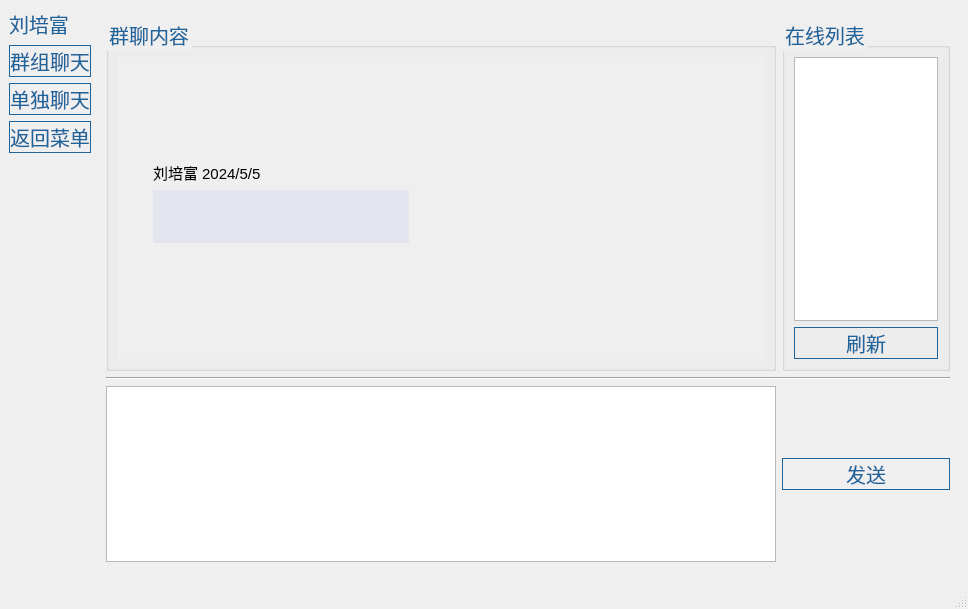
<?xml version="1.0" encoding="UTF-8"?>
<ui version="4.0">
 <class>mainWindow</class>
 <widget class="QMainWindow" name="mainWindow">
  <property name="geometry">
   <rect>
    <x>0</x>
    <y>0</y>
    <width>968</width>
    <height>609</height>
   </rect>
  </property>
  <property name="windowTitle">
   <string>聊天</string>
  </property>
  <property name="styleSheet">
   <string notr="true">*{  
    font-family:微软雅黑;
    font-size:20px;
    color: #1d649c;
}
QPushButton{
	border:1px solid #1d649c;
}
QPushButton:hover{
	color: rgb(85, 255, 255);
}
</string>
  </property>
  <widget class="QWidget" name="centralwidget">
   <layout class="QHBoxLayout" name="horizontalLayout_3">
    <item>
     <layout class="QVBoxLayout" name="verticalLayout">
      <item>
       <widget class="QLabel" name="label">
        <property name="text">
         <string>刘培富</string>
        </property>
       </widget>
      </item>
      <item>
       <widget class="QPushButton" name="pushButton_ChatList">
        <property name="sizePolicy">
         <sizepolicy hsizetype="Fixed" vsizetype="Fixed">
          <horstretch>0</horstretch>
          <verstretch>0</verstretch>
         </sizepolicy>
        </property>
        <property name="text">
         <string>群组聊天</string>
        </property>
       </widget>
      </item>
      <item>
       <widget class="QPushButton" name="pushButton_MyFriend">
        <property name="sizePolicy">
         <sizepolicy hsizetype="Fixed" vsizetype="Fixed">
          <horstretch>0</horstretch>
          <verstretch>0</verstretch>
         </sizepolicy>
        </property>
        <property name="text">
         <string>单独聊天</string>
        </property>
       </widget>
      </item>
      <item>
       <widget class="QPushButton" name="pushButton_Exit">
        <property name="sizePolicy">
         <sizepolicy hsizetype="Fixed" vsizetype="Fixed">
          <horstretch>0</horstretch>
          <verstretch>0</verstretch>
         </sizepolicy>
        </property>
        <property name="text">
         <string>返回菜单</string>
        </property>
       </widget>
      </item>
      <item>
       <spacer name="verticalSpacer">
        <property name="orientation">
         <enum>Qt::Vertical</enum>
        </property>
        <property name="sizeHint" stdset="0">
         <size>
          <width>20</width>
          <height>40</height>
         </size>
        </property>
       </spacer>
      </item>
     </layout>
    </item>
    <item>
     <widget class="QStackedWidget" name="stackedWidget">
      <property name="currentIndex">
       <number>0</number>
      </property>
      <widget class="QWidget" name="page_0">
       <layout class="QVBoxLayout" name="verticalLayout_12" stretch="6,1,3">
        <item>
         <layout class="QHBoxLayout" name="horizontalLayout_10" stretch="8,2">
          <item>
           <widget class="QGroupBox" name="groupBox_2">
            <property name="title">
             <string>群聊内容</string>
            </property>
            <layout class="QVBoxLayout" name="verticalLayout_10">
             <item>
              <widget class="QScrollArea" name="scrollArea_Chat">
               <property name="styleSheet">
                <string notr="true">border:initial;
border: 0px solid;
font-family:微软雅黑;
font-size:15px;
color: #000000 ;
</string>
               </property>
               <property name="widgetResizable">
                <bool>true</bool>
               </property>
               <property name="alignment">
                <set>Qt::AlignLeading|Qt::AlignLeft|Qt::AlignVCenter</set>
               </property>
               <widget class="QWidget" name="scrollAreaWidgetContents">
                <property name="geometry">
                 <rect>
                  <x>0</x>
                  <y>0</y>
                  <width>635</width>
                  <height>269</height>
                 </rect>
                </property>
                <layout class="QVBoxLayout" name="verticalLayout_7">
                 <property name="leftMargin">
                  <number>0</number>
                 </property>
                 <property name="topMargin">
                  <number>0</number>
                 </property>
                 <property name="rightMargin">
                  <number>0</number>
                 </property>
                 <property name="bottomMargin">
                  <number>11</number>
                 </property>
                 <item>
                  <widget class="QWidget" name="widget" native="true">
                   <property name="sizePolicy">
                    <sizepolicy hsizetype="Preferred" vsizetype="Preferred">
                     <horstretch>0</horstretch>
                     <verstretch>0</verstretch>
                    </sizepolicy>
                   </property>
                   <property name="minimumSize">
                    <size>
                     <width>300</width>
                     <height>100</height>
                    </size>
                   </property>
                   <property name="maximumSize">
                    <size>
                     <width>300</width>
                     <height>100</height>
                    </size>
                   </property>
                   <layout class="QHBoxLayout" name="horizontalLayout_9">
                    <item>
                     <layout class="QVBoxLayout" name="verticalLayout_9" stretch="3,7">
                      <item>
                       <widget class="QLabel" name="label_Avatar">
                        <property name="maximumSize">
                         <size>
                          <width>50</width>
                          <height>50</height>
                         </size>
                        </property>
                        <property name="text">
                         <string/>
                        </property>
                        <property name="pixmap">
                         <pixmap>../img/rabbit3.jpg</pixmap>
                        </property>
                        <property name="scaledContents">
                         <bool>true</bool>
                        </property>
                       </widget>
                      </item>
                      <item>
                       <spacer name="verticalSpacer_2">
                        <property name="orientation">
                         <enum>Qt::Vertical</enum>
                        </property>
                        <property name="sizeType">
                         <enum>QSizePolicy::Preferred</enum>
                        </property>
                        <property name="sizeHint" stdset="0">
                         <size>
                          <width>20</width>
                          <height>20</height>
                         </size>
                        </property>
                       </spacer>
                      </item>
                     </layout>
                    </item>
                    <item>
                     <layout class="QVBoxLayout" name="verticalLayout_8" stretch="2,8">
                      <item>
                       <widget class="QLabel" name="label_Time">
                        <property name="text">
                         <string>刘培富 2024/5/5</string>
                        </property>
                       </widget>
                      </item>
                      <item>
                       <widget class="QTextBrowser" name="textBrowser_OutPut">
                        <property name="sizePolicy">
                         <sizepolicy hsizetype="Expanding" vsizetype="Expanding">
                          <horstretch>0</horstretch>
                          <verstretch>0</verstretch>
                         </sizepolicy>
                        </property>
                        <property name="styleSheet">
                         <string notr="true">background-color: rgba(71,121,214,20);</string>
                        </property>
                        <property name="html">
                         <string>&lt;!DOCTYPE HTML PUBLIC &quot;-//W3C//DTD HTML 4.0//EN&quot; &quot;http://www.w3.org/TR/REC-html40/strict.dtd&quot;&gt;
&lt;html&gt;&lt;head&gt;&lt;meta name=&quot;qrichtext&quot; content=&quot;1&quot; /&gt;&lt;style type=&quot;text/css&quot;&gt;
p, li { white-space: pre-wrap; }
&lt;/style&gt;&lt;/head&gt;&lt;body style=&quot; font-family:'微软雅黑'; font-size:15px; font-weight:400; font-style:normal;&quot;&gt;
&lt;p style=&quot;-qt-paragraph-type:empty; margin-top:0px; margin-bottom:0px; margin-left:0px; margin-right:0px; -qt-block-indent:0; text-indent:0px;&quot;&gt;&lt;br /&gt;&lt;/p&gt;&lt;/body&gt;&lt;/html&gt;</string>
                        </property>
                        <property name="openExternalLinks">
                         <bool>true</bool>
                        </property>
                       </widget>
                      </item>
                     </layout>
                    </item>
                   </layout>
                  </widget>
                 </item>
                </layout>
               </widget>
              </widget>
             </item>
            </layout>
           </widget>
          </item>
          <item>
           <widget class="QGroupBox" name="groupBox">
            <property name="title">
             <string>在线列表</string>
            </property>
            <layout class="QVBoxLayout" name="verticalLayout_11">
             <item>
              <widget class="QListView" name="listView_ChatList"/>
             </item>
             <item>
              <widget class="QPushButton" name="pushButton_Refresh">
               <property name="text">
                <string>刷新</string>
               </property>
              </widget>
             </item>
            </layout>
           </widget>
          </item>
         </layout>
        </item>
        <item>
         <widget class="Line" name="line">
          <property name="orientation">
           <enum>Qt::Horizontal</enum>
          </property>
         </widget>
        </item>
        <item>
         <layout class="QHBoxLayout" name="horizontalLayout" stretch="8,2">
          <item>
           <widget class="QPlainTextEdit" name="plainTextEdit_InPut"/>
          </item>
          <item>
           <widget class="QPushButton" name="pushButton_Send">
            <property name="sizePolicy">
             <sizepolicy hsizetype="Preferred" vsizetype="Fixed">
              <horstretch>0</horstretch>
              <verstretch>0</verstretch>
             </sizepolicy>
            </property>
            <property name="text">
             <string>发送</string>
            </property>
           </widget>
          </item>
         </layout>
        </item>
       </layout>
      </widget>
      <widget class="QWidget" name="page_1">
       <layout class="QHBoxLayout" name="horizontalLayout_13" stretch="2,8">
        <item>
         <widget class="QGroupBox" name="groupBox_3">
          <property name="title">
           <string>在线列表</string>
          </property>
          <layout class="QVBoxLayout" name="verticalLayout_19">
           <item>
            <widget class="QListView" name="listView_ChatList_alone"/>
           </item>
           <item>
            <widget class="QPushButton" name="pushButton_Refresh_alone">
             <property name="text">
              <string>刷新</string>
             </property>
            </widget>
           </item>
          </layout>
         </widget>
        </item>
        <item>
         <layout class="QVBoxLayout" name="verticalLayout_2" stretch="7,0,3">
          <item>
           <widget class="QGroupBox" name="groupBox_alone">
            <property name="title">
             <string>私聊内容</string>
            </property>
            <layout class="QVBoxLayout" name="verticalLayout_13">
             <item>
              <widget class="QScrollArea" name="scrollArea_Chat_alone">
               <property name="styleSheet">
                <string notr="true">border:initial;
border: 0px solid;
font-family:微软雅黑;
font-size:15px;
color: #000000 ;
</string>
               </property>
               <property name="widgetResizable">
                <bool>true</bool>
               </property>
               <property name="alignment">
                <set>Qt::AlignLeading|Qt::AlignLeft|Qt::AlignVCenter</set>
               </property>
               <widget class="QWidget" name="scrollAreaWidgetContents_alone">
                <property name="geometry">
                 <rect>
                  <x>0</x>
                  <y>0</y>
                  <width>300</width>
                  <height>111</height>
                 </rect>
                </property>
                <layout class="QVBoxLayout" name="verticalLayout_14">
                 <property name="leftMargin">
                  <number>0</number>
                 </property>
                 <property name="topMargin">
                  <number>0</number>
                 </property>
                 <property name="rightMargin">
                  <number>0</number>
                 </property>
                 <property name="bottomMargin">
                  <number>11</number>
                 </property>
                 <item>
                  <widget class="QWidget" name="widget_alone" native="true">
                   <property name="minimumSize">
                    <size>
                     <width>300</width>
                     <height>100</height>
                    </size>
                   </property>
                   <property name="maximumSize">
                    <size>
                     <width>300</width>
                     <height>100</height>
                    </size>
                   </property>
                   <layout class="QHBoxLayout" name="horizontalLayout_12">
                    <property name="spacing">
                     <number>7</number>
                    </property>
                    <property name="leftMargin">
                     <number>11</number>
                    </property>
                    <property name="rightMargin">
                     <number>11</number>
                    </property>
                    <item>
                     <layout class="QVBoxLayout" name="verticalLayout_15" stretch="3,7">
                      <item>
                       <widget class="QLabel" name="label_Avatar_alone">
                        <property name="maximumSize">
                         <size>
                          <width>50</width>
                          <height>50</height>
                         </size>
                        </property>
                        <property name="text">
                         <string/>
                        </property>
                        <property name="pixmap">
                         <pixmap>../img/rabbit3.jpg</pixmap>
                        </property>
                        <property name="scaledContents">
                         <bool>true</bool>
                        </property>
                       </widget>
                      </item>
                      <item>
                       <spacer name="verticalSpacer_3">
                        <property name="orientation">
                         <enum>Qt::Vertical</enum>
                        </property>
                        <property name="sizeType">
                         <enum>QSizePolicy::Preferred</enum>
                        </property>
                        <property name="sizeHint" stdset="0">
                         <size>
                          <width>20</width>
                          <height>20</height>
                         </size>
                        </property>
                       </spacer>
                      </item>
                     </layout>
                    </item>
                    <item>
                     <layout class="QVBoxLayout" name="verticalLayout_16" stretch="1,9">
                      <item>
                       <widget class="QLabel" name="label_Time_alone">
                        <property name="text">
                         <string>刘培富 2024/5/5</string>
                        </property>
                       </widget>
                      </item>
                      <item>
                       <widget class="QTextBrowser" name="textBrowser_OutPut_alone">
                        <property name="styleSheet">
                         <string notr="true">background-color: rgba(71,121,214,20);</string>
                        </property>
                       </widget>
                      </item>
                     </layout>
                    </item>
                   </layout>
                  </widget>
                 </item>
                </layout>
               </widget>
              </widget>
             </item>
            </layout>
           </widget>
          </item>
          <item>
           <widget class="Line" name="line_3">
            <property name="orientation">
             <enum>Qt::Horizontal</enum>
            </property>
           </widget>
          </item>
          <item>
           <layout class="QHBoxLayout" name="horizontalLayout_2" stretch="8,1">
            <item>
             <widget class="QPlainTextEdit" name="plainTextEdit_InPut_alone"/>
            </item>
            <item>
             <widget class="QPushButton" name="pushButton_Send_alone">
              <property name="sizePolicy">
               <sizepolicy hsizetype="Preferred" vsizetype="Fixed">
                <horstretch>0</horstretch>
                <verstretch>0</verstretch>
               </sizepolicy>
              </property>
              <property name="text">
               <string>发送</string>
              </property>
             </widget>
            </item>
           </layout>
          </item>
         </layout>
        </item>
       </layout>
      </widget>
     </widget>
    </item>
   </layout>
  </widget>
  <widget class="QMenuBar" name="menubar">
   <property name="geometry">
    <rect>
     <x>0</x>
     <y>0</y>
     <width>968</width>
     <height>33</height>
    </rect>
   </property>
  </widget>
  <widget class="QStatusBar" name="statusbar"/>
 </widget>
 <resources/>
 <connections/>
</ui>
